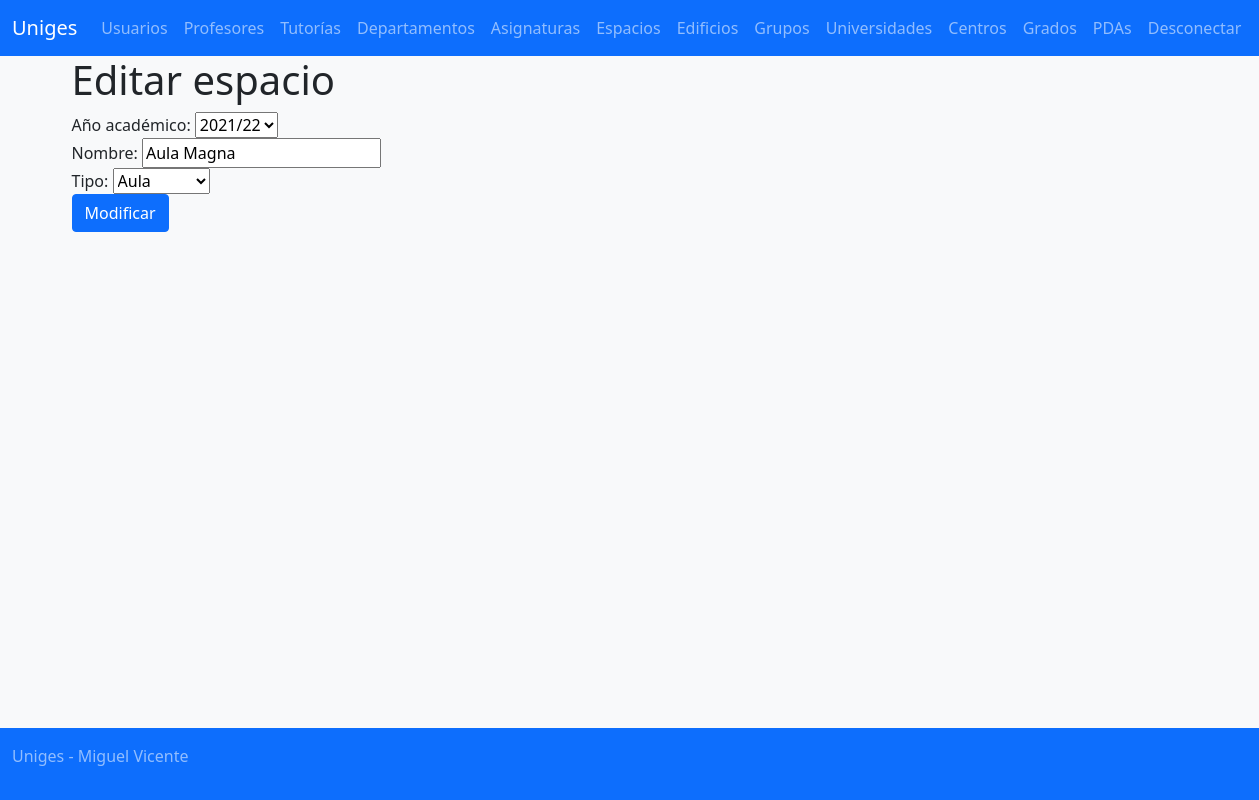
The page /?controller=space&action=edit&id=1 (signed in) on the database its author committed.
### tables this page shows
create table `space` (
	id int not null auto_increment primary key,
	academicyear_id int not null,
	building_id int not null,
	name varchar(255) not null,
	type enum('aula','despacho') not null,
	deleted tinyint(1) not null default 0);

create table `academicyear` (
	id int not null auto_increment primary key,
	name varchar(10) not null,
	deleted tinyint(1) not null default 0);

### modelos/AcademicYearModel.php (called while the page is built, shortened)
<?php
class AcademicYearModel {
	private static function readFromAssoc($fila) {
		$ret = new AcademicYearModel();
		$ret->id = $fila["id"];
		$ret->name = $fila["name"];
		$ret->deleted = $fila["deleted"];
		return $ret;
	}
	public static function findAll() {
		$conn = Connection::getConnection();
		$stat = $conn->prepare("SELECT * FROM academicyear WHERE deleted = 0");
		$stat->execute();
		$result = $stat->get_result();
		$ret = array();
		while($fila = $result->fetch_assoc()) {
			array_push($ret, AcademicYearModel::readFromAssoc($fila));
		}
		return $ret;
	}
}
?>

### controladores/SpaceController.php (called while the page is built, shortened)
<?php
    include_once 'modelos/SpaceModel.php';
    include_once 'modelos/AcademicYearModel.php';
    class SpaceController {
        function edit() {
            $space = SpaceModel::findById($_GET["id"]);
            $ay = AcademicYearModel::findAll();
        }
    }
?>

### modelos/SpaceModel.php (called while the page is built, shortened)
<?php
class SpaceModel {
    static public function findById($id) {
        $conn = Connection::getConnection();
        $stat = $conn->prepare("SELECT * FROM space WHERE deleted = 0 AND id = ?");
        $stat->bind_param("i", $id);
        $stat->execute();
        $result = $stat->get_result();
        return $result->fetch_object("SpaceModel");
    }
}
?>

### vistas/space/edit.php (the view, shortened to what this page needs)
<h1><?=$strings["space_edit_title"]?></h1>
<?php $space = $data["space"]; ?>
<form action="/?controller=space&action=edit_end" method="POST">
<div class="form-group">
<label for="academicyear"><?=$strings["space_add_academicyear"]?></label>
<select id="academicyear" name="academicyear_id">
<?php foreach($data["ay"] as $ay) { ?>
    <option value="<?=$ay->id?>" <?=$ay->id == $data["space"]->academicyear_id ? "selected" : "" ?>><?=$ay->name?></option>
<?php } ?>
</select>
</div>
<div class="form-group">
<label for="name"><?=$strings["space_add_name"]?></label>
<input type="text" id="name" name="name" placeholder="<?=$strings["space_add_name_ph"]?>" value="<?=$space->name?>"/>
</div>
<div class="form-group">
<label for="type"><?=$strings["space_add_type"]?></label>
<select id="type" name="type">
<option value="aula" <?= $space->type == "aula" ? "selected" : "" ?>><?=$strings["space_add_type_aula"]?></option>
</select>
</div>
<input type="submit" value="<?=$strings["space_edit_submit"]?>" class="btn btn-primary"/>
</form>

### rows shown on the page
space: academicyear_id "2021/22", name "Aula Magna", type "Aula"

### other values the page prints
$strings["app_title"] "Uniges"
$strings["navbar_user"] "Usuarios"
$strings["navbar_professor"] "Profesores"
$strings["navbar_tutoria"] "Tutorías"
$strings["navbar_department"] "Departamentos"
$strings["navbar_subject"] "Asignaturas"
$strings["navbar_space"] "Espacios"
$strings["navbar_building"] "Edificios"
$strings["navbar_group"] "Grupos"
$strings["navbar_college"] "Universidades"
$strings["navbar_centre"] "Centros"
$strings["navbar_degree"] "Grados"
$strings["navbar_pda"] "PDAs"
$strings["logout"] "Desconectar"
$strings["space_edit_title"] "Editar espacio"
